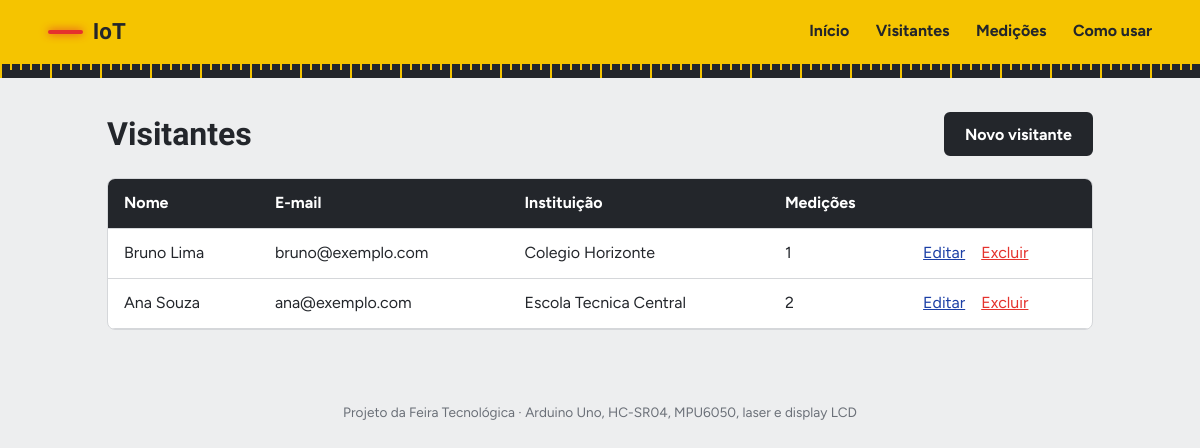
The app's page /visitantes.php with its own data.
### tables this page shows
CREATE TABLE visitantes (
  id          INT UNSIGNED AUTO_INCREMENT PRIMARY KEY,
  nome        VARCHAR(100) NOT NULL,
  email       VARCHAR(120) NOT NULL UNIQUE,
  instituicao VARCHAR(100) NULL,
  criado_em   DATETIME NOT NULL DEFAULT CURRENT_TIMESTAMP
);

### servicos/visitante_servico.php (called while the page is built, shortened)
<?php
function listarVisitantes($pdo) {
    $sql = "SELECT v.id, v.nome, v.email, v.instituicao,
                   (SELECT COUNT(*) FROM medicoes m WHERE m.visitante_id = v.id) AS total
            FROM visitantes v ORDER BY v.id DESC";
    return $pdo->query($sql)->fetchAll();
}

### conexao.php (called while the page is built, shortened)
<?php
function e($texto) {
    return htmlspecialchars((string)$texto, ENT_QUOTES, 'UTF-8');
}

### visitantes.php (the view, shortened to what this page needs)
<?php
require 'conexao.php';
require 'servicos/visitante_servico.php';
$lista = listarVisitantes($pdo);
include 'includes/topo.php';
?>
<div class="cabeca">
  <h1>Visitantes</h1>
  <a class="btn" href="visitante_form.php">Novo visitante</a>
</div>
<?php if (!$lista): ?>
  <p class="vazio">Nenhum visitante ainda. Cadastre o primeiro.</p>
<?php else: ?>
<div class="rolagem">
  <table>
    <tr><th>Nome</th><th>E-mail</th><th>Instituição</th><th>Medições</th><th></th></tr>
    <?php foreach ($lista as $v): ?>
    <tr>
      <td><?= e($v['nome']) ?></td>
      <td><?= e($v['email']) ?></td>
      <td><?= e($v['instituicao'] ?: '-') ?></td>
      <td><?= $v['total'] ?></td>
      <td class="fim">
        <a href="visitante_form.php?id=<?= $v['id'] ?>">Editar</a>
        <form method="post" action="visitante_excluir.php" onsubmit="return confirm('Excluir este visitante?')">
          <button class="link perigo">Excluir</button>
        </form>
      </td>
    </tr>
    <?php endforeach; ?>
  </table>
</div>
<?php endif; ?>
<?php include 'includes/rodape.php'; ?>

### css/estilo.css (style rules this page uses)
:root { --fita:#F5C400;--grafite:#23262B;--concreto:#EDEEEF;--branco:#fff;--laser:#E5322D;--lcd:#1B3FA6;--linha:#D5D7DA }
* { box-sizing:border-box }
body { margin:0;background:var(--concreto);color:var(--grafite);font:16px/1.55 Figtree,system-ui,sans-serif }
h1,h2,.marca,.lcd strong,.numeros b { font-family:'Bricolage Grotesque',Figtree,sans-serif }
.btn { display:inline-block;background:var(--grafite);color:#fff;border:2px solid var(--grafite);padding:.65rem 1.2rem;border-radius:6px;font:700 1rem Figtree,sans-serif;text-decoration:none;cursor:pointer }
.cabeca { display:flex;justify-content:space-between;align-items:center;gap:1rem;flex-wrap:wrap;margin-bottom:1.2rem }
.cabeca h1 { margin:0;font-size:2rem }
.rolagem { overflow-x:auto;background:var(--branco);border-radius:8px;border:1px solid var(--linha) }
table { border-collapse:collapse;width:100% }
th,td { padding:.75rem 1rem;text-align:left;border-bottom:1px solid var(--linha);white-space:nowrap }
th { background:var(--grafite);color:#fff;font-weight:700 }
td.fim { display:flex;gap:1rem;align-items:center }
td.fim form { margin:0 }
a { color:var(--lcd) }
.link { background:none;border:0;padding:0;font:inherit;cursor:pointer;text-decoration:underline }
.perigo { color:var(--laser) }

### records on screen
visitantes: nome "Bruno Lima", email "bruno@exemplo.com", instituicao "Colegio Horizonte", total "1"
visitantes: nome "Ana Souza", email "ana@exemplo.com", instituicao "Escola Tecnica Central", total "2"
